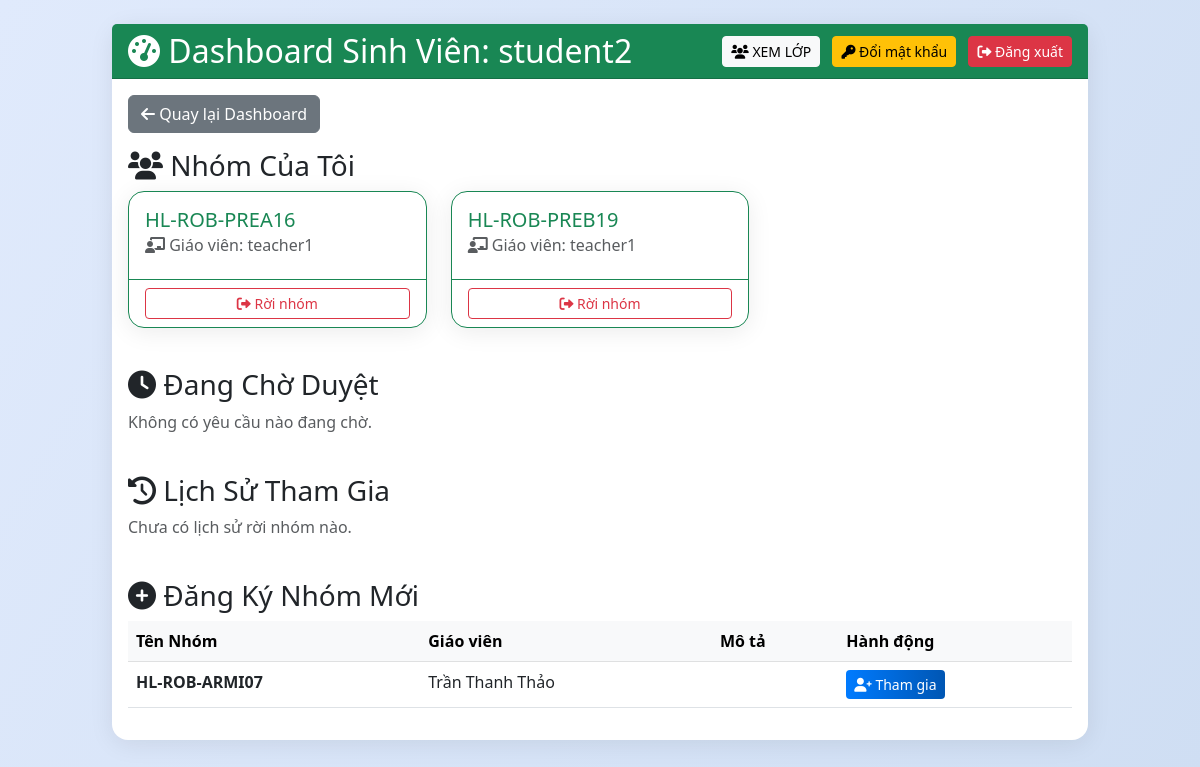
/student/groups (signed in), run on the app's committed database.
### tables this page shows
CREATE TABLE users (
            id INTEGER PRIMARY KEY AUTOINCREMENT,
            username TEXT UNIQUE,
            password TEXT,
            role TEXT,
            email TEXT UNIQUE,
            rsa_private BLOB,
            salt TEXT,
            full_name TEXT,
            student_id TEXT,
            class_name TEXT,
            status TEXT DEFAULT 'approved',
            approval_note TEXT,
            selected_teachers TEXT,
            teacher_id TEXT,
            failed_attempts INTEGER DEFAULT 0,
            lock_until TEXT
        , is_deleted INTEGER DEFAULT 0, is_locked INTEGER DEFAULT 0);

CREATE TABLE groups (
            id INTEGER PRIMARY KEY AUTOINCREMENT,
            name TEXT,
            teacher_id INTEGER,
            description TEXT,
            code TEXT
        , aes_key BLOB);

### app.py (the view, shortened to what this page needs)
@app.route('/student/groups', methods=['GET','POST'])
@login_required
def student_groups():
    if current_user.role != 'student': return redirect('/dashboard')
    my_groups = c.execute("""
        SELECT g.id, g.name, u.username as teacher_name, g.description
        FROM groups g
        JOIN group_members gm ON g.id = gm.group_id
        JOIN users u ON g.teacher_id = u.id
        WHERE gm.student_id=? AND gm.status='approved'
    """, (current_user.id,)).fetchall()
    pending_groups = c.execute("""
        SELECT g.id, g.name, u.username, gm.student_note
        FROM groups g
        JOIN group_members gm ON g.id = gm.group_id
        JOIN users u ON g.teacher_id = u.id
        WHERE gm.student_id=? AND gm.status='pending'
    """, (current_user.id,)).fetchall()
    all_groups = c.execute("SELECT g.id, g.name, u.full_name, g.description, g.code FROM groups g JOIN users u ON g.teacher_id=u.id").fetchall()
    available_groups = []
    for g in all_groups:
        gid = g[0]
        status_row = c.execute("SELECT status FROM group_members WHERE group_id=? AND student_id=?", (gid, current_user.id)).fetchone()
        status = status_row[0] if status_row else None
        if status not in ['approved', 'pending', 'blocked']:
            available_groups.append(g)
    history_groups = c.execute("""
        SELECT g.id, g.name, u.full_name as teacher_name, g.description
        FROM groups g
        JOIN group_members gm ON g.id = gm.group_id
        JOIN users u ON g.teacher_id = u.id
        WHERE gm.student_id=? AND gm.status='left'
    """, (current_user.id,)).fetchall()
    return render_template('student_groups.html', my_groups=my_groups, pending_groups=pending_groups, available_groups=available_groups, history_groups=history_groups)

### app.py (called while the page is built)
@login_manager.user_loader
def load_user(uid):
    row = c.execute("SELECT id, username, role, email FROM users WHERE id=?",(uid,)).fetchone()
    return User(*row) if row else None

@app.before_request
def ensure_csrf_token():
    if 'csrf_token' not in session:
        session['csrf_token'] = secrets.token_hex(16)

@app.after_request
def set_security_headers(resp):
    resp.headers['X-Frame-Options'] = 'SAMEORIGIN'
    resp.headers['X-Content-Type-Options'] = 'nosniff'
    resp.headers['Referrer-Policy'] = 'no-referrer'
    resp.headers['Content-Security-Policy'] = "default-src 'self'; script-src 'self' https://cdn.jsdelivr.net 'unsafe-inline' blob:; worker-src 'self' blob:; style-src 'self' https://cdn.jsdelivr.net https://cdnjs.cloudflare.com 'unsafe-inline'; font-src 'self' https://cdnjs.cloudflare.com; img-src 'self' data:; frame-ancestors 'self'; object-src 'none'"
    return resp

### templates/student_groups.html (shortened to what this page needs)
{% extends "base.html" %}
{% block content %}
<div class="mb-3">
    <a href="/dashboard" class="btn btn-secondary"><i class="fas fa-arrow-left"></i> Quay lại Dashboard</a>
</div>
<div class="row">
    <div class="col-md-12 mb-4">
        <h3><i class="fas fa-users"></i> Nhóm Của Tôi</h3>
        {% if my_groups %}
        <div class="row">
            {% for group in my_groups %}
            <div class="col-md-4 mb-3">
                <div class="card h-100 border-success">
                    <div class="card-body">
                        <h5 class="card-title text-success">
                            <a href="/student/group/{{ group[0] }}" class="text-decoration-none text-success stretched-link">
                                {{ group[1] }}
                            </a>
                        </h5>
                        <h6 class="card-subtitle mb-2 text-muted"><i class="fas fa-chalkboard-teacher"></i> Giáo viên: {{ group[2] }}</h6>
                    </div>
                    <div class="card-footer bg-transparent border-success position-relative">
                        <form method="post" onsubmit="return confirm('Bạn có chắc chắn muốn rời khỏi nhóm này? Giáo viên sẽ nhận được thông báo.');" style="position: relative; z-index: 2;">
                            <button type="submit" class="btn btn-outline-danger btn-sm w-100">
                                <i class="fas fa-sign-out-alt"></i> Rời nhóm
                            </button>
                        </form>
                    </div>
                </div>
            </div>
            {% endfor %}
        </div>
        {% else %}
        <div class="alert alert-info">Bạn chưa tham gia nhóm nào.</div>
        {% endif %}
    </div>
    <div class="col-md-12 mb-4">
        <h3><i class="fas fa-clock"></i> Đang Chờ Duyệt</h3>
        {% if pending_groups %}
        <div class="list-group">
            {% for group in pending_groups %}
            <div class="list-group-item list-group-item-warning d-flex justify-content-between align-items-center">
                <div>
                    <h5 class="mb-1">{{ group[1] }}</h5>
                    <small>Giáo viên: {{ group[2] }}</small>
                    {% if group[3] %}
                    <br><small class="text-muted"><em>Ghi chú của bạn: {{ group[3] }}</em></small>
                    {% endif %}
                </div>
                <span class="badge bg-warning text-dark">Pending</span>
            </div>
            {% endfor %}
        </div>
        {% else %}
        <p class="text-muted">Không có yêu cầu nào đang chờ.</p>
        {% endif %}
    </div>
    <div class="col-md-12 mb-4">
        <h3><i class="fas fa-history"></i> Lịch Sử Tham Gia</h3>
        {% if history_groups %}
        <div class="row">
            {% for group in history_groups %}
            <div class="col-md-4 mb-3">
                <div class="card h-100 border-secondary bg-light">
                    <div class="card-body">
                        <h5 class="card-title text-secondary">
                            <a href="/student/group/{{ group[0] }}" class="text-decoration-none text-secondary stretched-link">
                                {{ group[1] }}
                            </a>
                        </h5>
                        <h6 class="card-subtitle mb-2 text-muted"><i class="fas fa-chalkboard-teacher"></i> {{ group[2] }}</h6>
                        <p class="card-text">{{ group[3] }}</p>
                        <span class="badge bg-secondary">Đã rời nhóm</span>
                    </div>
                    <div class="card-footer bg-transparent border-secondary position-relative" style="z-index: 2;">
                         <button class="btn btn-outline-primary btn-sm w-100" data-bs-toggle="modal" data-bs-target="#joinModal{{ group[0] }}">
                            <i class="fas fa-undo"></i> Xin vào lại
                        </button>
                    </div>
                </div>
            </div>
            {% endfor %}
        </div>
        {% else %}
        <p class="text-muted">Chưa có lịch sử rời nhóm nào.</p>
        {% endif %}
    </div>
    <div class="col-md-12">
        <h3><i class="fas fa-plus-circle"></i> Đăng Ký Nhóm Mới</h3>
        {% if available_groups %}
        <div class="table-responsive">
            <table class="table table-hover">
                <thead class="table-light">
                    <tr>
                        <th>Tên Nhóm</th>
                        <th>Giáo viên</th>
                        <th>Mô tả</th>
                        <th>Hành động</th>
                    </tr>
                </thead>
                <tbody>
                    {% for group in available_groups %}
                    <tr>
                        <td class="fw-bold">{{ group[1] }}</td>
                        <td>{{ group[2] }}</td>
                        <td>{{ group[3] }}</td>
                        <td>
                            <button class="btn btn-primary btn-sm" data-bs-toggle="modal" data-bs-target="#joinModal{{ group[0] }}">
                                <i class="fas fa-user-plus"></i> Tham gia
                            </button>
                        </td>
                    </tr>
                    {% endfor %}
                </tbody>
            </table>
        </div>
        {% else %}
        <div class="alert alert-secondary">Hiện không có nhóm nào khả dụng để tham gia.</div>
        {% endif %}
    </div>
</div>
{% endblock %}

### templates/base.html (shortened to what this page needs)
<!DOCTYPE html>
<html lang="vi">
<head>
    <link href="https://cdn.jsdelivr.net/npm/bootstrap@5.3.0/dist/css/bootstrap.min.css" rel="stylesheet">
    <link href="https://cdnjs.cloudflare.com/ajax/libs/font-awesome/6.0.0/css/all.min.css" rel="stylesheet">
    <link rel="stylesheet" href="{{ url_for('static', filename='css/style.css') }}">
</head>
<body class="bg-light">
    <div class="container-fluid py-4">
        <div class="row justify-content-center">
            <div class="col-lg-10">
                <div class="card card-custom">
                    {% block header %}
                    {% if current_user.is_authenticated %}
                    <div class="card-header {% if current_user.role == 'teacher' %}bg-primary{% elif current_user.role == 'student' %}bg-success{% elif current_user.role == 'admin' %}bg-dark{% endif %} text-white d-flex justify-content-between align-items-center">
                        <h2 class="mb-0">
                            <i class="fas fa-tachometer-alt"></i>
                            {% if current_user.role == 'teacher' %}Hệ thống Quản Lý Đề thi{% elif current_user.role == 'student' %}Dashboard Sinh Viên: {{ current_user.username }}{% else %}Quản Trị Hệ Thống{% endif %}
                        </h2>
                        <div>
                            {% if current_user.role == 'student' %}
                            <a href="/student/groups" class="btn btn-light btn-sm me-2">
                                <i class="fas fa-users"></i> XEM LỚP
                            </a>
                            <a href="{{ url_for('change_password') }}" class="btn btn-warning btn-sm me-2">
                                <i class="fas fa-key"></i> Đổi mật khẩu
                            </a>
                            {% endif %}
                            <a href="{{ url_for('logout') }}" class="btn btn-danger btn-sm">
                                <i class="fas fa-sign-out-alt"></i> Đăng xuất
                            </a>
                        </div>
                    </div>
                    {% endif %}
                    {% endblock %}
                    <div class="card-body {% if not current_user.is_authenticated %}p-0 border-0{% endif %}">
                        {% block content %}{% endblock %}
                    </div>
                </div>
            </div>
        </div>
    </div>
</body>
</html>

### static/css/style.css (style rules this page uses)
body { font-family: 'Segoe UI', 'Roboto', Arial, sans-serif; background: linear-gradient(120deg, #e0eafc 0%, #cfdef3 100%); }
.card { border-radius: 16px; box-shadow: 0 4px 24px rgba(0,0,0,0.08); }
.card-header { border-radius: 16px 16px 0 0; }
.btn-primary { background: linear-gradient(90deg, #007bff 0%, #0056b3 100%); border: none; }

### templates/base.html (style rules this page uses)
.card-custom { border: none; box-shadow: 0 4px 8px rgba(0,0,0,0.1); margin-bottom: 20px; }

### data on the page
users: username "student2"
groups: name "HL-ROB-PREA16", username "teacher1"
groups: name "HL-ROB-PREB19", username "teacher1"
groups: name "HL-ROB-ARMI07", full_name "Trần Thanh Thảo"
